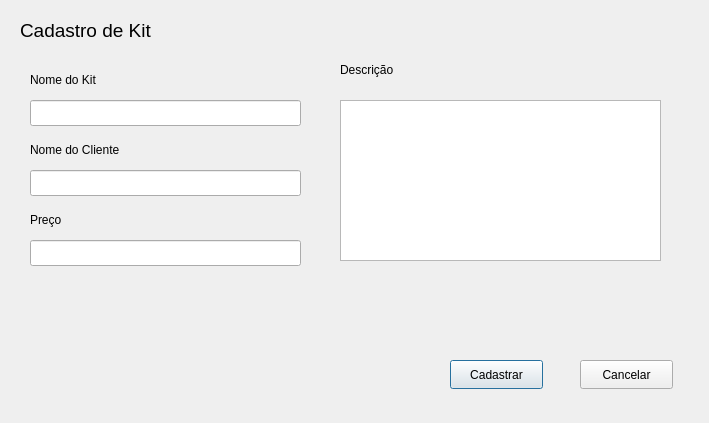
<?xml version="1.0" encoding="UTF-8"?>
<ui version="4.0">
 <class>KitRegister</class>
 <widget class="QDialog" name="KitRegister">
  <property name="geometry">
   <rect>
    <x>0</x>
    <y>0</y>
    <width>709</width>
    <height>423</height>
   </rect>
  </property>
  <property name="windowTitle">
   <string>Dialog</string>
  </property>
  <widget class="QLabel" name="label">
   <property name="geometry">
    <rect>
     <x>20</x>
     <y>20</y>
     <width>161</width>
     <height>20</height>
    </rect>
   </property>
   <property name="font">
    <font>
     <pointsize>14</pointsize>
    </font>
   </property>
   <property name="text">
    <string>Cadastro de Kit</string>
   </property>
  </widget>
  <widget class="QPushButton" name="btnRegisterKit">
   <property name="geometry">
    <rect>
     <x>450</x>
     <y>360</y>
     <width>93</width>
     <height>29</height>
    </rect>
   </property>
   <property name="text">
    <string>Cadastrar</string>
   </property>
  </widget>
  <widget class="QPushButton" name="btnCancelRegisterKit">
   <property name="geometry">
    <rect>
     <x>580</x>
     <y>360</y>
     <width>93</width>
     <height>29</height>
    </rect>
   </property>
   <property name="text">
    <string>Cancelar</string>
   </property>
  </widget>
  <widget class="QLabel" name="label_2">
   <property name="geometry">
    <rect>
     <x>30</x>
     <y>70</y>
     <width>91</width>
     <height>20</height>
    </rect>
   </property>
   <property name="text">
    <string>Nome do Kit</string>
   </property>
  </widget>
  <widget class="QLineEdit" name="txtNameKit">
   <property name="geometry">
    <rect>
     <x>30</x>
     <y>100</y>
     <width>271</width>
     <height>26</height>
    </rect>
   </property>
  </widget>
  <widget class="QLabel" name="label_3">
   <property name="geometry">
    <rect>
     <x>30</x>
     <y>140</y>
     <width>121</width>
     <height>20</height>
    </rect>
   </property>
   <property name="text">
    <string>Nome do Cliente</string>
   </property>
  </widget>
  <widget class="QLineEdit" name="txtNameClient">
   <property name="geometry">
    <rect>
     <x>30</x>
     <y>170</y>
     <width>271</width>
     <height>26</height>
    </rect>
   </property>
  </widget>
  <widget class="QLabel" name="label_4">
   <property name="geometry">
    <rect>
     <x>30</x>
     <y>210</y>
     <width>63</width>
     <height>20</height>
    </rect>
   </property>
   <property name="text">
    <string>Preço</string>
   </property>
  </widget>
  <widget class="QLineEdit" name="txtPriceKit">
   <property name="geometry">
    <rect>
     <x>30</x>
     <y>240</y>
     <width>271</width>
     <height>26</height>
    </rect>
   </property>
  </widget>
  <widget class="QLabel" name="label_5">
   <property name="geometry">
    <rect>
     <x>340</x>
     <y>60</y>
     <width>81</width>
     <height>20</height>
    </rect>
   </property>
   <property name="text">
    <string>Descrição</string>
   </property>
  </widget>
  <widget class="QTextEdit" name="txtDesc">
   <property name="geometry">
    <rect>
     <x>340</x>
     <y>100</y>
     <width>321</width>
     <height>161</height>
    </rect>
   </property>
  </widget>
 </widget>
 <resources/>
 <connections/>
</ui>
